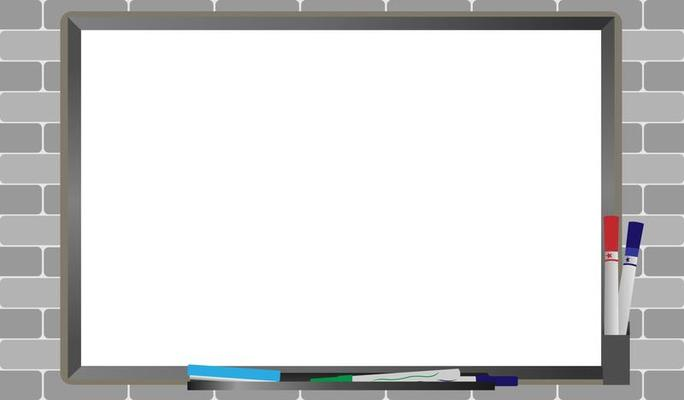
#> input picture data/whiteboard.jpg, 684 x 400 px
$ python drawing.py
#> lines starting #> are read from the running program, lines starting #| are printed output that depends on the picture
import cv2
import os

#first we are going to be using a whiteboard image  so that we have something to actually draw on
whiteboard = cv2.imread(os.path.join('.', 'data', 'whiteboard.jpg'))
#> whiteboard is the input picture: shape (400, 684, 3); mean B, G, R 214.5, 214.5, 214.5
print(whiteboard.shape)
#| (400, 684, 3)

#drawing a line
#to draw a line simply use the line function
#the first parameter is the image we are drawing on
#second paraemter is the (x,y) coordinate where the line should start
#the third parameter is the (x,y) coordinate where the line should end
#the the fourth parameter specifies the color of the line in BGR format - in this case it is green
#fifth parameter is the thickness of the line
cv2.line(whiteboard, (100, 150), (200, 250), (0,250, 0), 3)


#now drawing a rectangle
#use the rectangle function
#first parameter is the image
#second parameter is the starting coordinate (the top left point of the rectangle)
#third parameter is the ending coordinate (the bottom right point of the rectangle)
#the fourth parameter is the color in BGR format - in this case it is blue
#the sixth  parameter is the thickness of the rectangle
#by the way if we passed in the thickness of the rectangle was -1
cv2.rectangle(whiteboard, (200, 200), (300, 300), (250, 0, 0), -1)


#now drawing a circle
#the second parameter is the coordinates for the center of the circle
#the third parameteter is the radius of the circle
#the fourth parameter is the color of the circle again in BGR format
#the fifth parameter is the thickness of the circle
cv2.circle(whiteboard, (400,200), 10, (0,0,255), 3)

#now we can also add text to an image
#use the putText function
#the first parameter is the image where we are putting this on
#the second parameter is the message
#the third parameter is the position of the text
#the fourth parameter is the type of font for the message
#the fifth parameter is the size of the text
#the sixth parameter is the color of the font
#the seventh parameter is the texture of the font
cv2.putText(whiteboard, 'Hello',(360, 130), cv2.FONT_HERSHEY_SIMPLEX, 3, (255, 255, 0), 10)
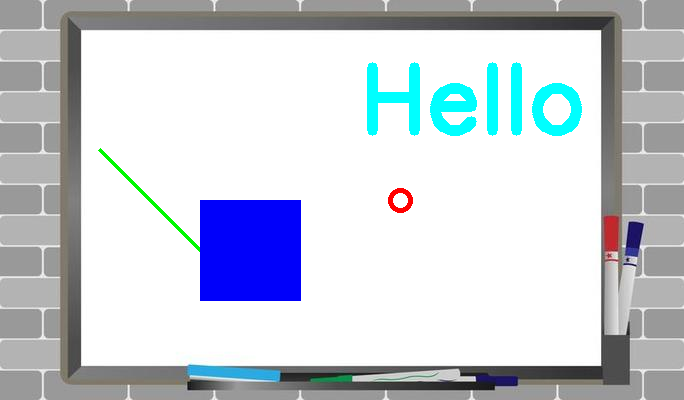
#> whiteboard: shape (400, 684, 3); mean B, G, R 213.6, 204.7, 198.5


cv2.imshow('whiteboard', whiteboard)
cv2.waitKey(0)

$ run again, with data/birds.jpg copied over data/whiteboard.jpg
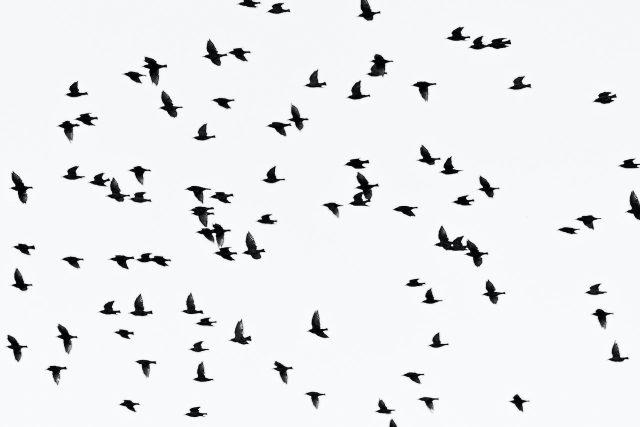
#> input picture data/birds.jpg, 1280 x 854 px (shown at 1/2 size)
#> whiteboard is the input picture: shape (854, 1280, 3); mean B, G, R 238.2, 236.2, 235.2
#| (854, 1280, 3)
#> `cv2.putText(whiteboard, 'Hello',(360, 130), cv2.FONT_HERSHEY_SIMPLEX, ..`:
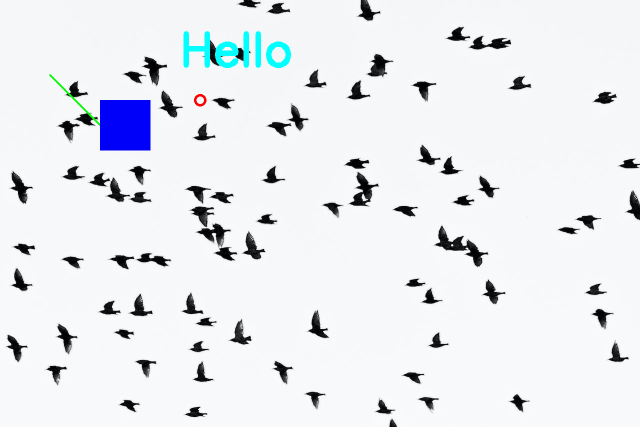
#> whiteboard: shape (854, 1280, 3) (shown at 1/2 size); mean B, G, R 238.2, 234, 231.5
